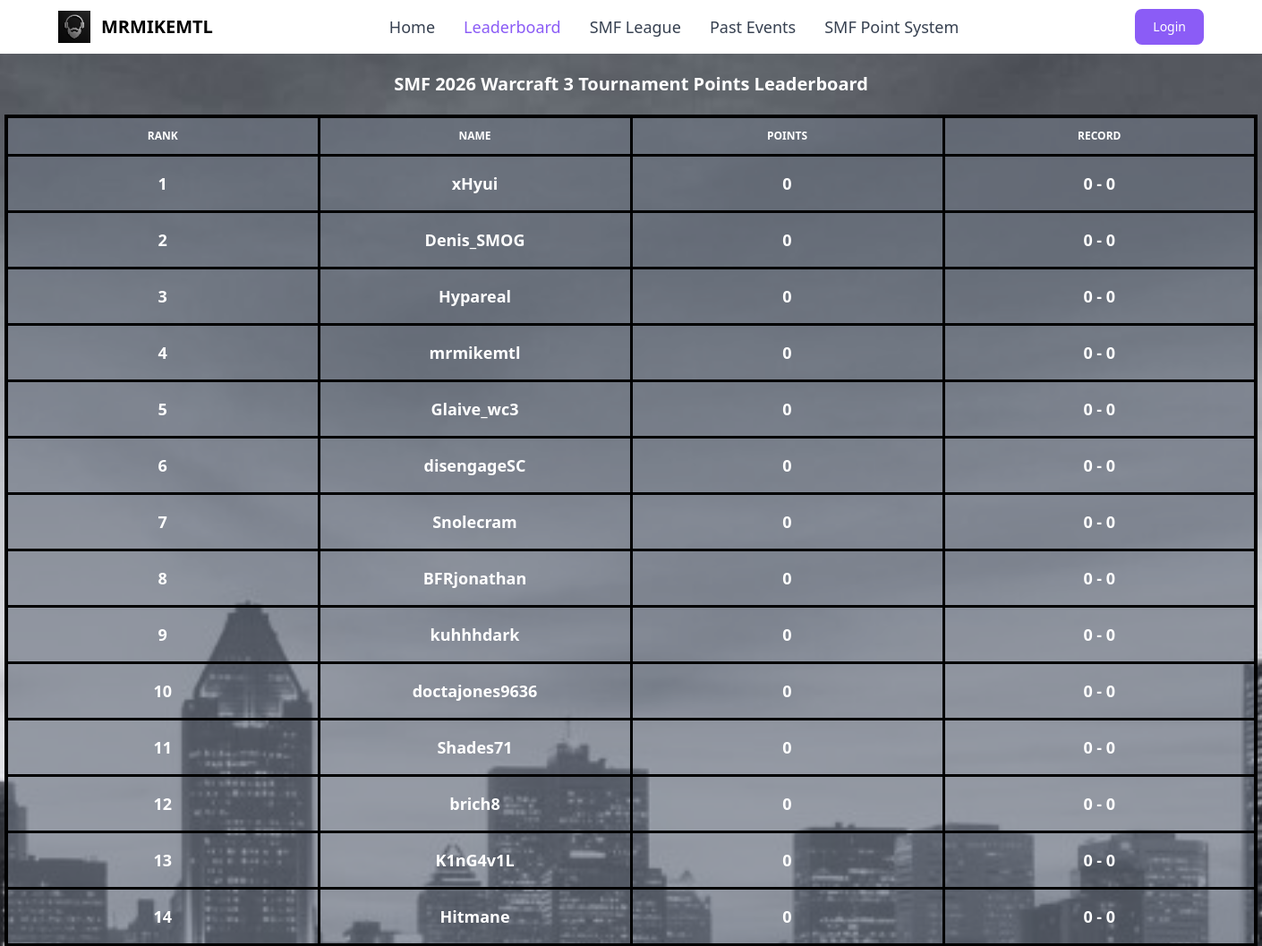
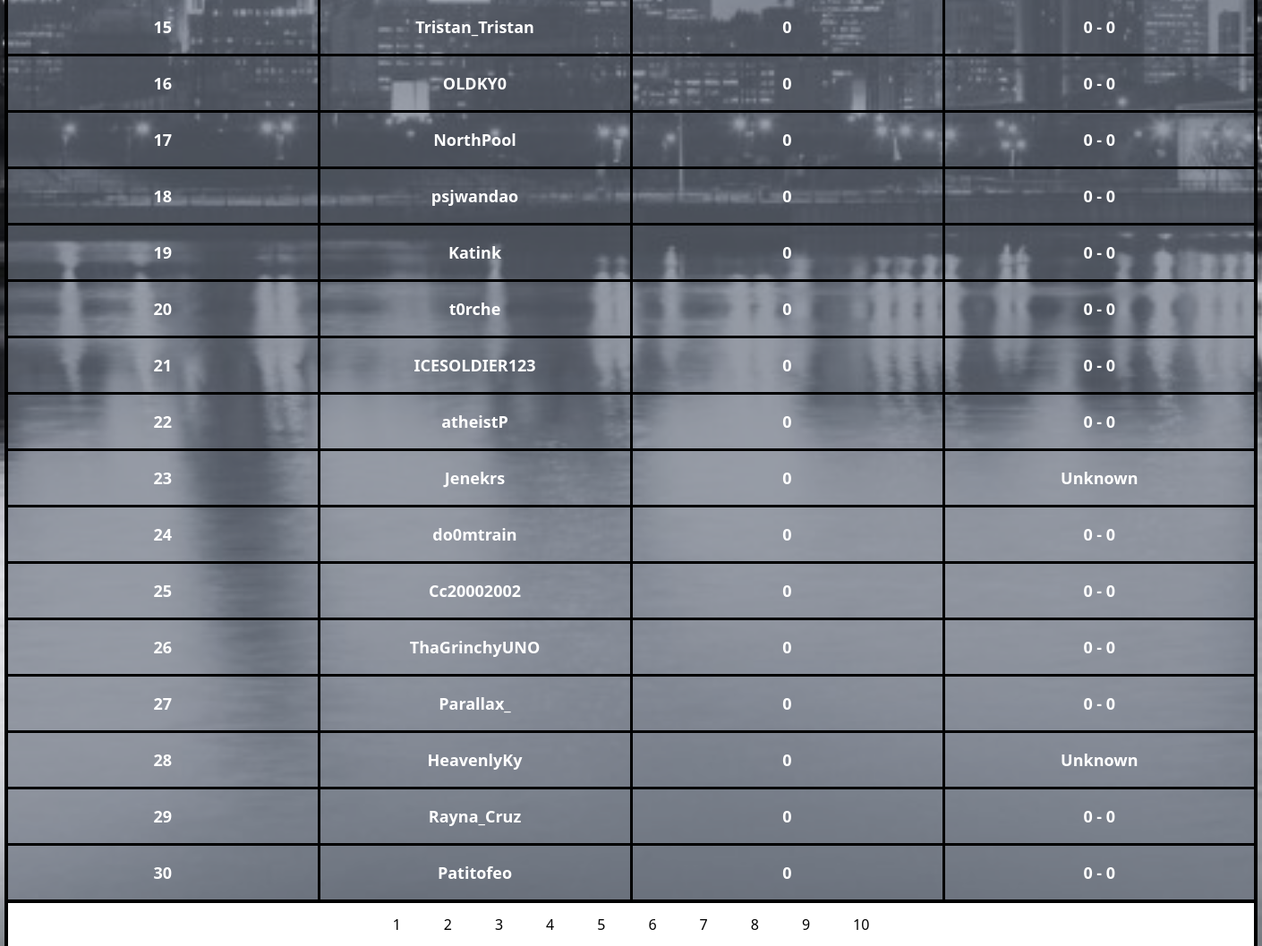
The app's page /leaderboard with its own data (2 pictures, top to bottom).
### tables this page shows
CREATE TABLE participants2026 (id INTEGER PRIMARY KEY, name varchar(255), total_points INTEGER, user_id INTEGER);

### web/app.py (the view, shortened to what this page needs)
@app.route("/leaderboard")
def leaderboard():
	raw_data = dbsession.exec_driver_sql("SELECT name, total_points, user_id from participants2026 ORDER BY total_points desc;").all()
	data = []
	page_size = 30
	total = len(raw_data)
	total_pages = round(total / page_size)
	page = request.args.get("page")
	if page is not None:
		page = int(page)
	if page is None:
		starting_spot = 1
	elif page == 1:
		starting_spot = 1
	else:
		starting_spot = (page - 1) * page_size + 1
	i = 1
	for record in raw_data:
		if i >= starting_spot and len(data) < page_size:
			if record is not None:
				if record.user_id is not None:
					db_data_1 = dbsession.exec_driver_sql(f"SELECT participant_1_points, participant_2_points FROM tournament_matches2026 WHERE participant_1_id = {record.user_id};").all()
					db_data_2 = dbsession.exec_driver_sql(f"SELECT participant_1_points, participant_2_points FROM tournament_matches2026 WHERE participant_2_id = {record.user_id};").all()
					wins = 0
					losses = 0
					for w in db_data_1:
						wins = wins + w.participant_1_points
						losses = losses + w.participant_2_points
					for n in db_data_2:
						wins = wins + n.participant_2_points
						losses = losses + n.participant_1_points
					data_obj = {
						"rank": i,
						"name": record.name,
						"total_points": record.total_points,
						"record": f"{wins} - {losses}"
					}
					data.append(data_obj)
				else:
					data_obj = {
						"rank": i,
						"name": record.name,
						"total_points": record.total_points,
						"record": f"Unknown"
					}
					data.append(data_obj)
		i = i + 1
	pages = []
	page_num = 1
	while len(pages) < total_pages:
		pages.append(page_num)
		page_num = page_num + 1
	return render_template("leaderboard.html", data=data, pages=pages)

### web/templates/leaderboard.html (shortened to what this page needs)
<!DOCTYPE html>
<html lang="en">
<head>
    <link rel="stylesheet" href="{{url_for('static',filename='dist/output.css')}}">
</head>
<body>
     <nav class="px-2 sm:px-4 py-2.50">
        <div class="container flex flex-wrap items-center justify-between mx-auto">
            <a href="/" class="flex items-center">
                <img src="../static/dist/beard_logo.jpg" class="h-6 mr-3 sm:h-9">
                <span class="self-center text-xl font-semibold whitespace-nowrap">MRMIKEMTL</span>
            </a>
            <div class="flex md:order-2">
                <button type="button"
                    class="text-white bg-purple-500 focus:ring-4 focus:outline-none focus:ring-blue-300 font-medium rounded-lg text-sm px-5 py-2.5 text-center mr-3 md:mr-0"><a href="/login">Login</a></button>
            </div>
            <div class="items-center justify-between hidden w-full md:flex md:w-auto md:order-1" id="navbar-cta">
                <ul
                    class="flex flex-col p-4 mt-4 border rounded-lg md:flex-row md:space-x-8 md:mt-0 md:text-sm md:font-medium md:border-0 md:bg-white">
                    <li>
                        <a href="/"
                            class="block py-2 pl-3 pr-4 text-lg text-gray-700 rounded-sm hover:bg-gray-100 md:hover:bg-transparent md:hover:text-purple-500 md:p-0">Home</a>
                    </li>
                    <li>
                        <a href="/leaderboard"
                            class="block py-2 pl-3 pr-4 text-lg text-white bg-blue-700 rounded-sm md:bg-transparent md:text-purple-500 md:p-0"
                            aria-current="page">Leaderboard</a>
                    </li>
                    <li>
                        <a href="/smf_league"
                            class="block py-2 pl-3 pr-4 text-lg text-gray-700 rounded-sm hover:bg-gray-100 md:hover:bg-transparent md:hover:text-purple-500 md:p-0">SMF League</a>
                    </li>
                    <li>
                        <a href="/events"
                            class="block py-2 pl-3 pr-4 text-lg text-gray-700 rounded-sm hover:bg-gray-100 md:hover:bg-transparent md:hover:text-purple-500 md:p-0">Past Events</a>
                    </li>
                    <li>
                        <a href="/point_system"
                            class="block py-2 pl-3 pr-4 text-lg text-gray-700 rounded-sm hover:bg-gray-100 md:hover:bg-transparent md:hover:text-purple-500 md:p-0">SMF Point System</a>
                    </li>
                </ul>
            </div>
        </div>
    </nav>
<div class="bg-[url(cityscape.jpg)] bg-cover bg-center min-h-screen w-full place-items-center">
    <table class="table-fixed mx-auto w-350 text-white p-200 box-border size-32 border-4 justify-items-center border-black self-center">
            <caption class="p-5 text-xl font-semibold text-center text-white justify-center">
            SMF 2026 Warcraft 3 Tournament Points Leaderboard
        </caption>
        <thead class="w-full text-xs text-white uppercase">
            <tr>
                <th scope="col" class="px-6 py-3 p-20 text-white bg-gray-500/65 box-border border-3 border-black">
                    Rank
                </th>
                <th scope="col"class="px-6 py-3 p-20 text-white bg-gray-500/65 box-border border-3 border-black">
                    Name
                </th>
                <th scope="col" class="px-6 py-3 p-20 text-white bg-gray-500/65 box-border border-3 border-black">
                    Points
                </th>
                <th scope="col" class="px-6 py-3 p-20 text-white bg-gray-500/65 box-border border-3 border-black">
                    Record
                </th>
            </tr>
        </thead>
        {% for row in data %}
        <tbody>
            <tr class="p-4 text-lg font-semibold w-full text-center">
                <th scope="row" class="text-white bg-gray-500/65 box-border border-3 border-black" >
                    {{ row.rank }}
                </th>
                <td scope="row" class="px-6 py-4 p-20 text-white bg-gray-500/65 box-border border-3 border-black">
                    {{ row.name }}
                </td>
                <td scope="row" class="px-6 py-4 p-20 text-white bg-gray-500/65 box-border border-3 border-black">
                    {{ row.total_points}}
                </td>
                <td scope="row" class="px-6 py-4 p-20 text-white bg-gray-500/65 box-border border-3 border-black">
                    {{ row.record}}
                </td>
            </tr>
        </tbody>
        {% endfor %}
</table>
<div class="flex mx-auto justify-center items-center space-x-2 bg-white w-350 border-r-4 border-black border-l-4">
    {% for page in pages %}
        <a href="/leaderboard?page={{ page }}" class="inline-flex items-center justify-center px-5 py-3 text-base font-medium text-center text-black rounded-lg hover:bg-gray-500 focus:ring-4 focus:bg-gray-500">
        {{ page }}
        </a>
    {% endfor %}
</div>
</div>
</body>
</html>

### records on screen
participants2026: rank "1", name "xHyui", total_points "0", record "0 - 0"
participants2026: rank "2", name "Denis_SMOG", total_points "0", record "0 - 0"
participants2026: rank "3", name "Hypareal", total_points "0", record "0 - 0"
participants2026: rank "4", name "mrmikemtl", total_points "0", record "0 - 0"
participants2026: rank "5", name "Glaive_wc3", total_points "0", record "0 - 0"
participants2026: rank "6", name "disengageSC", total_points "0", record "0 - 0"
participants2026: rank "7", name "Snolecram", total_points "0", record "0 - 0"
participants2026: rank "8", name "BFRjonathan", total_points "0", record "0 - 0"
participants2026: rank "9", name "kuhhhdark", total_points "0", record "0 - 0"
participants2026: rank "10", name "doctajones9636", total_points "0", record "0 - 0"
participants2026: rank "11", name "Shades71", total_points "0", record "0 - 0"
participants2026: rank "12", name "brich8", total_points "0", record "0 - 0"
participants2026: rank "13", name "K1nG4v1L", total_points "0", record "0 - 0"
participants2026: rank "14", name "Hitmane", total_points "0", record "0 - 0"
participants2026: rank "15", name "Tristan_Tristan", total_points "0", record "0 - 0"
participants2026: rank "16", name "OLDKY0", total_points "0", record "0 - 0"
participants2026: rank "17", name "NorthPool", total_points "0", record "0 - 0"
participants2026: rank "18", name "psjwandao", total_points "0", record "0 - 0"
participants2026: rank "19", name "Katink", total_points "0", record "0 - 0"
participants2026: rank "20", name "t0rche", total_points "0", record "0 - 0"
participants2026: rank "21", name "ICESOLDIER123", total_points "0", record "0 - 0"
participants2026: rank "22", name "atheistP", total_points "0", record "0 - 0"
participants2026: rank "23", name "Jenekrs", total_points "0", record "Unknown"
participants2026: rank "24", name "do0mtrain", total_points "0", record "0 - 0"
participants2026: rank "25", name "Cc20002002", total_points "0", record "0 - 0"
participants2026: rank "26", name "ThaGrinchyUNO", total_points "0", record "0 - 0"
participants2026: rank "27", name "Parallax_", total_points "0", record "0 - 0"
participants2026: rank "28", name "HeavenlyKy", total_points "0", record "Unknown"
participants2026: rank "29", name "Rayna_Cruz", total_points "0", record "0 - 0"
participants2026: rank "30", name "Patitofeo", total_points "0", record "0 - 0"

### other values on screen
{{ page }} "1" "2" "3" "4" "5" "6" "7" "8" "9" "10"
